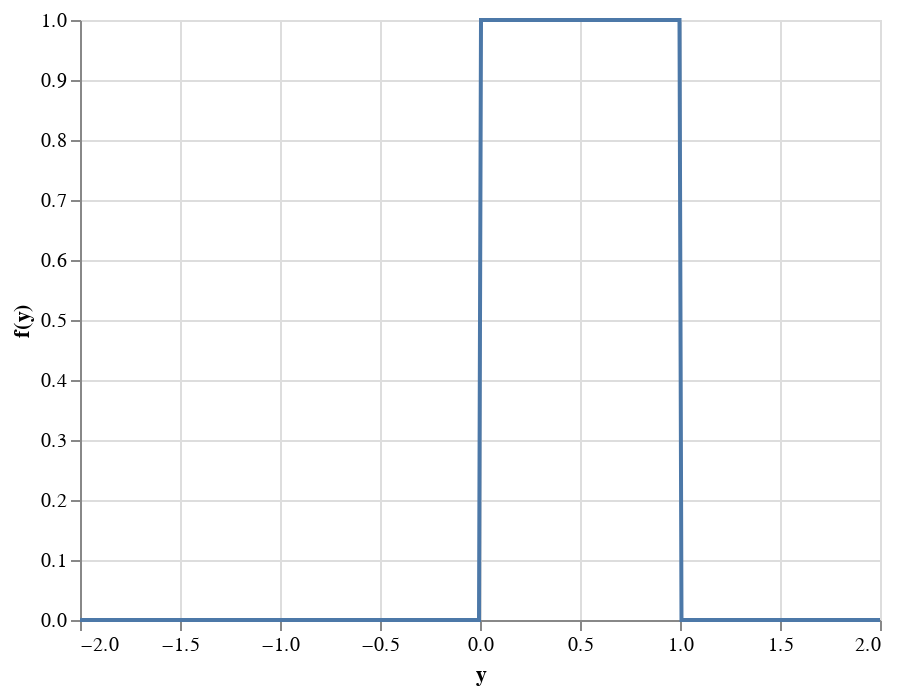

This figure's notebook cell:
### Code cell
uniform_chart = alt.Chart(data).mark_line().encode(
        x=alt.X('x', axis=alt.Axis( title='y')),
        y=alt.Y('y', axis=alt.Axis(title='f(y)')),
    )

uniform_chart

### Figure 1 — Vega-Lite specification as saved in the notebook (floating-point values rounded to 4 significant figures; data arrays with more than 128 entries replaced by an {"elided": "..."} marker saying what was removed)
{"config": {"view": {"continuousWidth": 400, "continuousHeight": 300}}, "data": {"name": "data-9870e18ac3aa2849fc89047f3dbc5f33"}, "mark": "line", "encoding": {"x": {"type": "quantitative", "axis": {"title": "y"}, "field": "x"}, "y": {"type": "quantitative", "axis": {"title": "f(y)"}, "field": "y"}}, "$schema": "https://vega.github.io/schema/vega-lite/v4.8.1.json", "datasets": {"data-9870e18ac3aa2849fc89047f3dbc5f33": {"elided": "400 records"}}}
